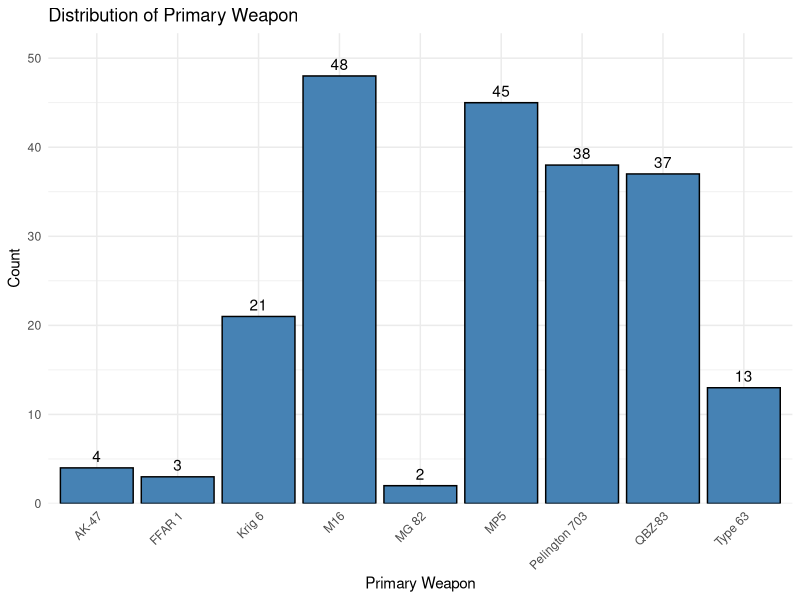
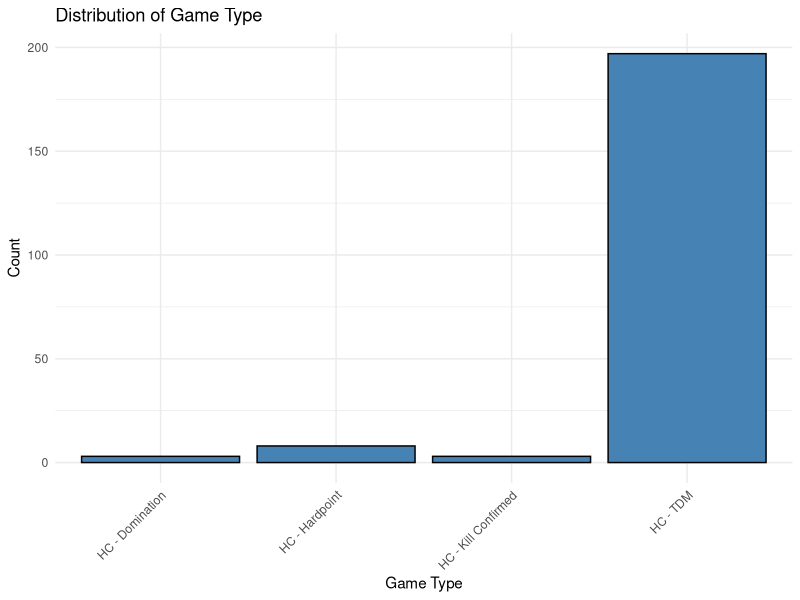
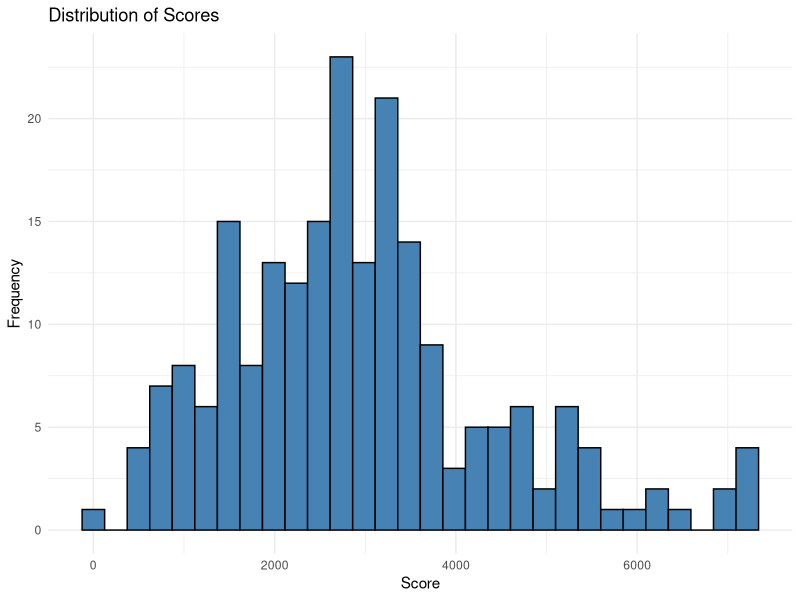
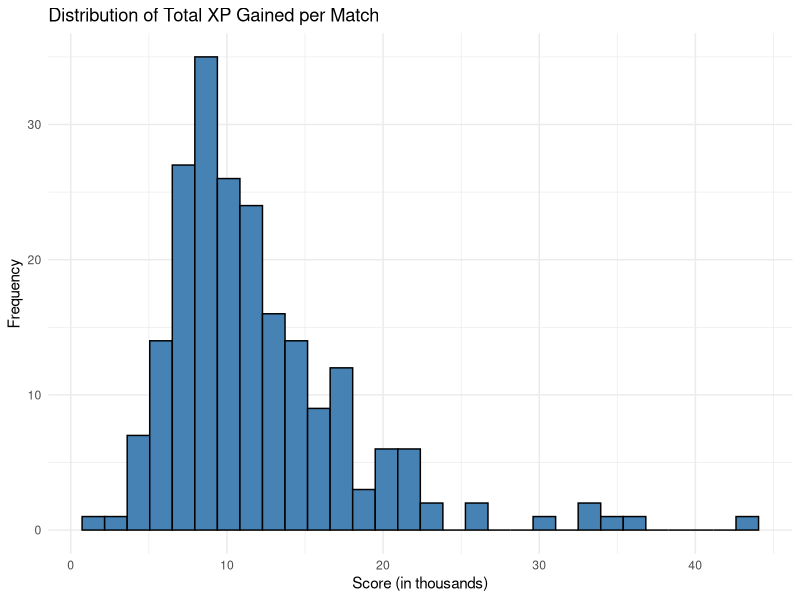
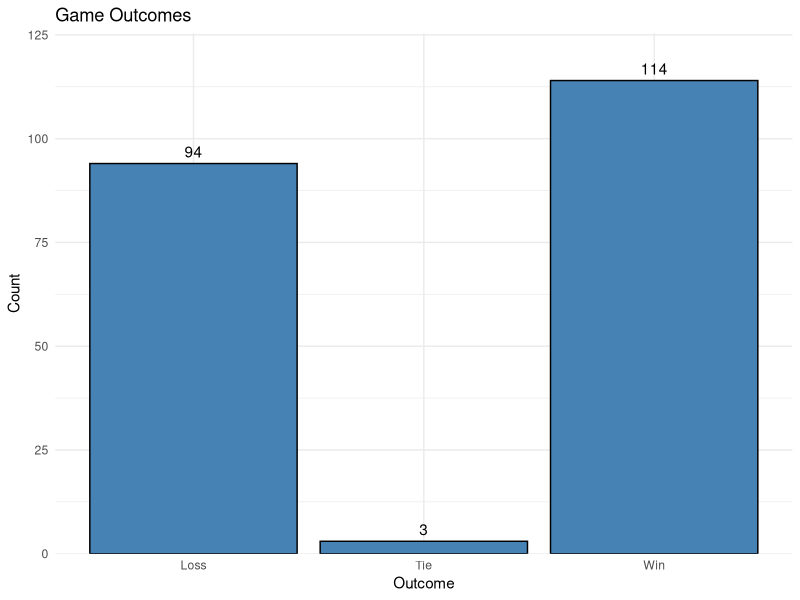
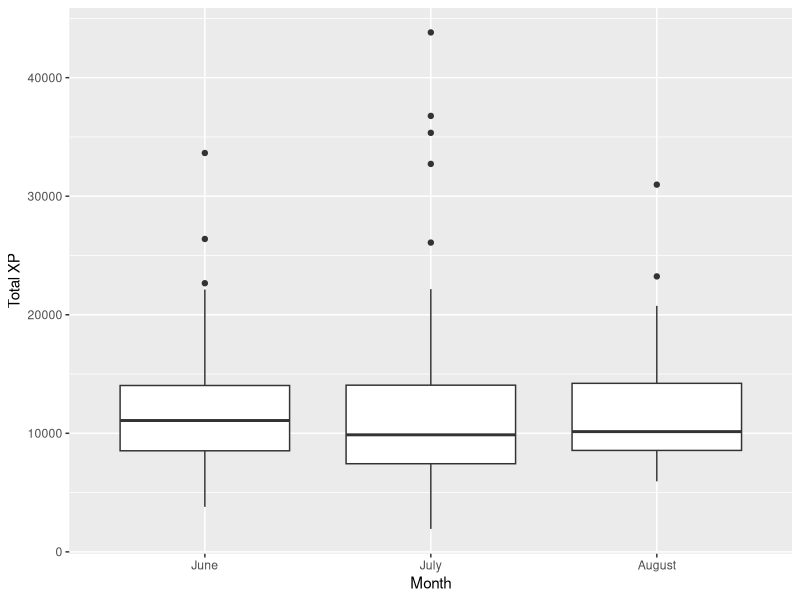

Write the R code that produced these figures, in order.
## ---- chunk 1
library(readxl)
codRaw <- read_xlsx('CODGames2_mp.xlsx')
library(dplyr)
library(ggplot2)
library(tidyverse)

## ---- chunk 2
# Variable 1 -- Primary Weapon (categorical)
weaponPlot <- ggplot(codRaw, aes(x = PrimaryWeapon)) +
  geom_bar(fill = "steelblue", color = "black") + 
  labs(
    title = "Distribution of Primary Weapon",
    x = "Primary Weapon",
    y = "Count"
  ) + 
  theme_minimal() + 
  geom_text(stat = "count",
            aes(label = ..count..),
            vjust = -0.5) +
    scale_y_continuous(expand = expansion(mult = c(0, 0.1))) +
  theme(axis.text.x = element_text(angle = 45, hjust = 1))
weaponPlot

# Weapon proportions

round(prop.table(table(codRaw$`PrimaryWeapon`)) * 100, 2)
## ---- chunk 3
# Variable 2 -- Game Type (categorical)

gamePlot <- ggplot(codRaw, aes(x = GameType)) +
  geom_bar(fill = "steelblue", color = "black") + 
  labs(
    title = "Distribution of Game Type",
    x = "Game Type",
    y = "Count"
  ) + 
  theme_minimal() + 
  theme(axis.text.x = element_text(angle = 45, hjust = 1))
gamePlot

# Game proportions

round(prop.table(table(codRaw$GameType)) * 100, 2)
## ---- chunk 4
# Variable 3 -- Score (quantitative)

scorePlot <- ggplot(codRaw, aes(x = Score)) +
  geom_histogram(bins = 30, fill = "steelblue", color = "black") +
  labs(
    title = "Distribution of Scores",
    x = "Score",
    y = "Frequency"
  ) +
  theme_minimal()
scorePlot

# Summary of Scores

summary(codRaw$Score)
## ---- chunk 5
# Variable 4 -- Total XP (quantitative)

xpPlot <- ggplot(codRaw, aes(x = TotalXP)) +
  geom_histogram(bins = 30, fill = "steelblue", color = "black") +
  scale_x_continuous(
    labels = function(x) x / 1000
  ) + 
  labs(
    title = "Distribution of Total XP Gained per Match",
    x = "Score (in thousands)",
    y = "Frequency"
  ) +
  theme_minimal()
xpPlot

# Summary of XP

summary(codRaw$TotalXP)
## ---- chunk 6
#Variable 5 -- Result (binary)

# Mutation for categorical classifier
binaryResult <- codRaw %>%
  separate(Result, into = c("TeamScore", "OpponentScore"), sep = "-", convert = TRUE)
binaryResult <- binaryResult %>%
  mutate(GameOutcome = case_when(
    TeamScore > OpponentScore ~ "Win",
    TeamScore < OpponentScore ~ "Loss",
    TeamScore == OpponentScore ~ "Tie"
  ))
binaryResult$GameOutcome <- as.factor(binaryResult$GameOutcome)

# Plot
ggplot(binaryResult, aes(x = GameOutcome)) +
  geom_bar(fill = "steelblue", color = "black") +
  geom_text(stat = "count",
            aes(label = ..count..),
            vjust = -0.5) +
  labs(
    title = "Game Outcomes",
    x = "Outcome",
    y = "Count"
  ) +
  scale_y_continuous(expand = expansion(mult = c(0, 0.1))) +
  theme_minimal()

# Outcome Proportions

round(prop.table(table(binaryResult$GameOutcome)) * 100, 2)
## ---- chunk 7
library(lubridate)
month <- month(codRaw$Date, label = TRUE, abbr = FALSE)
month

ggplot(codRaw, aes(x = month, y = TotalXP)) +
  geom_boxplot() +
  labs(x = "Month", y = "Total XP")
